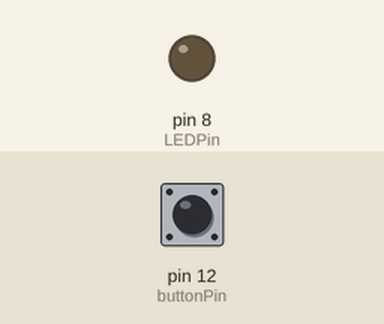
The sketch below on a simulated Arduino Uno, built with avr-gcc and run on an emulated ATmega328P. Shown: output pins drawn as LEDs (lit = HIGH). Inputs (shaded band) come from the test bench; at power-on: pin 12 (buttonPin) LOW. What the sketch prints to the serial monitor is not drawn.

Above: at 1.2 s.
1.3 s: pin 12 (buttonPin) pulled HIGH for 0.15 s
At 1.6 s:
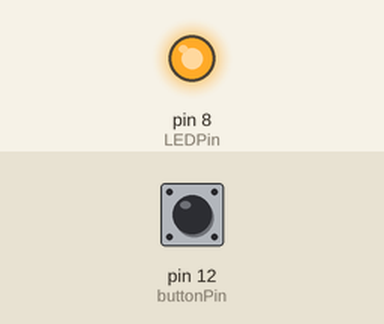
2.9 s: pin 12 (buttonPin) pulled HIGH for 1 s
At 4.0 s:
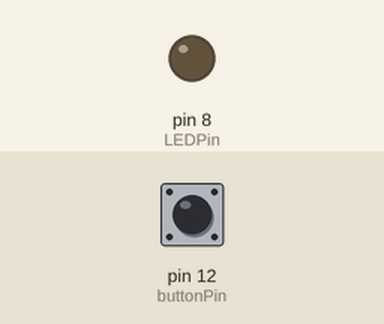
5.4 s: pin 12 (buttonPin) pulled HIGH for 3.2 s
At 6.1 s:
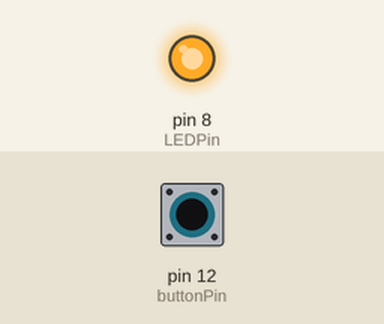
Timing chart, 0 to 8.4 s (numbered marks = the images above; inputs shaded):
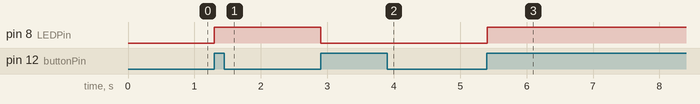

Measured:
- after the input at 1.3 s, pin 8 (LEDPin): LOW → HIGH at once
- after the input at 2.9 s, pin 8 (LEDPin): HIGH → LOW at once
- after the input at 5.4 s, pin 8 (LEDPin): LOW → HIGH at once

The sketch:

PUSHBUTTON_SWITCHLED_ON-OFF.ino
```cpp
int LEDState=0;
int LEDPin=8;
int buttonPin=12;
int buttonNew;
int buttonOld=1;
int dt=100;

void setup() {
  // put your setup code here, to run once:
Serial.begin(9600);
pinMode(LEDPin, OUTPUT);
pinMode(buttonPin, INPUT);
}

void loop() {
  // put your main code here, to run repeatedly:
  Serial.println(buttonPin);
  buttonNew=digitalRead(buttonPin);
  if (buttonOld==0 && buttonNew==1){
    if(LEDState==0){
      digitalWrite(LEDPin, HIGH);
      LEDState=1;
    }
    else{
      digitalWrite(LEDPin, LOW);
      LEDState=0;
    }

  }
buttonOld=buttonNew;
    delay(dt);
}
```
